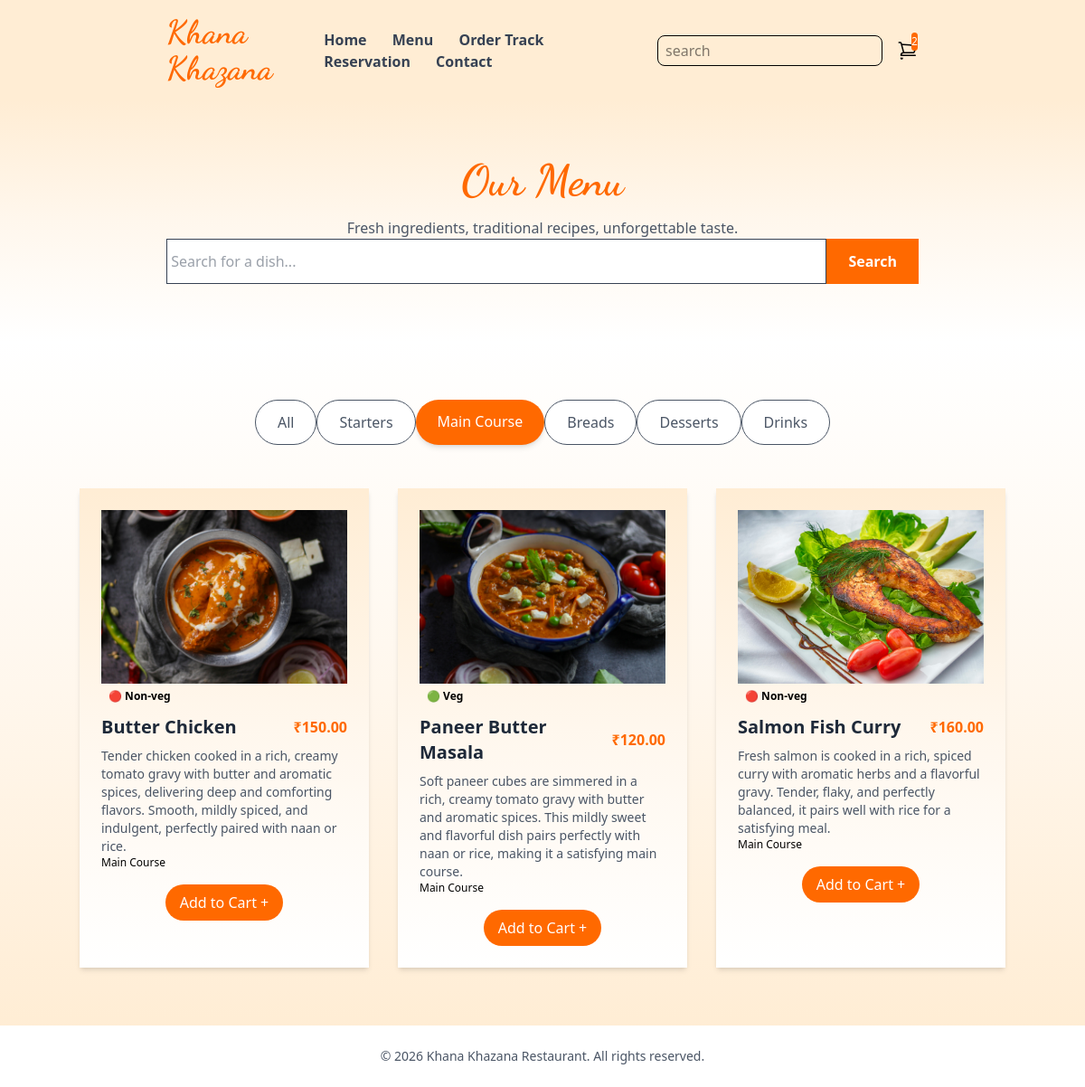
The page /menu/?category=main-course on the database its author committed.
### core/models.py (models this page shows, shortened)
class Category(models.Model):
    name = models.CharField(max_length=100)
    slug = models.SlugField(unique=True)
    order = models.PositiveIntegerField(default=0)  # controls tab order
    class Meta:
        ordering = ['order']
        verbose_name_plural = 'Categories'

class MenuItem(models.Model):
    category = models.ForeignKey(Category, on_delete=models.CASCADE, related_name='items')
    name = models.CharField(max_length=200)
    description = models.TextField(blank=True)
    price = models.DecimalField(max_digits=8, decimal_places=2)
    image = models.ImageField(upload_to='menu/', blank=True, null=True)
    is_veg = models.BooleanField(default=True)
    is_available = models.BooleanField(default=True)
    class Meta:
        ordering = ['name']

### core/views.py (the view)
# urls.py: path("menu/", views.menu, name="menu"),
def menu(request):
  categories = Category.objects.prefetch_related('items').all()
  selected_category = request.GET.get('category', '')
  search_query = request.GET.get('search', '')
  items = MenuItem.objects.filter(is_available=True).select_related('category')
  if selected_category:
    items = items.filter(category__slug=selected_category)
  if search_query:
    items = items.filter(name__icontains=search_query)
  return render(request, 'core/menu.html', {
      'categories': categories,
      'items': items,
      'selected_category': selected_category,
      'search_query': search_query,
    })

### core/templates/core/menu.html (shortened to what this page needs)
{% extends "core/base.html" %}
{% load static %}
{% block hero %}
<section class="bg-gradient-to-b from-orange-100 via-orange-50 to-white">
  <div class="container mx-auto px-24 py-16 text-center">
    <h1 class="text-4xl lg:text-5xl font-bold text-orange-500" style="font-family: 'Dancing Script', cursive;">
      Our Menu
    </h1>
    <p class="mt-4 text-gray-600 text-lg">Fresh ingredients, traditional recipes, unforgettable taste.</p>
    <form method="GET" action="{% url 'menu' %}" class="mt-8 flex justify-center">
      <div class="flex w-full max-w-md">
        <input
          type="text"
          name="search"
          value="{{ search_query }}"
          placeholder=" Search for a dish..."
          class="w-full border border-orange-200 rounded-l-full px-5 py-3 focus:outline-none focus:ring-2 focus:ring-orange-400 bg-white text-gray-700"
        >
        <button type="submit"
          class="bg-orange-500 text-white px-6 py-3 rounded-r-full hover:bg-orange-600 transition duration-200 font-semibold">
          Search
        </button>
      </div>
    </form>
  </div>
</section>
{% endblock hero %}
{% block maincontent %}
<section class="bg-gradient-to-t from-orange-100 via-orange-50 to-white py-16">
  <div class="container mx-auto px-10">
<div class="flex flex-wrap gap-3 mb-12 justify-center px-4">
  <a href="{% url 'menu' %}{% if search_query %}?search={{ search_query }}{% endif %}"
    class="px-6 py-3 rounded-full font-medium transition duration-200
      {% if not selected_category %}bg-orange-500 text-white shadow-md{% else %}bg-white text-gray-600 border border-orange-200 hover:bg-orange-50{% endif %}">
    All
  </a>
  {% for category in categories %}
    <a href="?category={{ category.slug }}{% if search_query %}&search={{ search_query }}{% endif %}"
      class="px-6 py-3 rounded-full font-medium transition duration-200
        {% if selected_category == category.slug %}bg-orange-500 text-white shadow-md{% else %}bg-white text-gray-600 border border-orange-200 hover:bg-orange-50{% endif %}">
      {{ category.name }}
    </a>
  {% endfor %}
</div>
   <br>
    <br>
{% if items %}
  <div class="grid grid-cols-1 md:grid-cols-3 gap-8">
    {% for item in items %}
      <div class="bg-gradient-to-b from-orange-100 via-orange-50 to-white shadow-md p-6 hover:shadow-xl transition-shadow duration-300">
        {% if item.image %}
          <img src="{{ item.image.url }}" alt="{{ item.name }}" class="w-full h-48 object-cover">
        {% else %}
          <div class="w-full h-48 bg-orange-200 flex items-center justify-center">
            <span class="text-orange-400 text-sm">No image</span>
          </div>
        {% endif %}
        <span class="inline-block mt-3 text-xs font-semibold px-2 py-1 rounded-full
          {% if item.is_veg %}bg-green-100 text-green-700{% else %}bg-red-100 text-red-700{% endif %}">
          {% if item.is_veg %}🟢 Veg{% else %}🔴 Non-veg{% endif %}
        </span>
        <div class="flex justify-between items-center mt-2">
          <h3 class="text-xl font-semibold text-gray-800">{{ item.name }}</h3>
          <span class="text-orange-500 font-bold">₹{{ item.price }}</span>
        </div>
        {% if item.description %}
          <p class="text-gray-600 mt-2 text-sm">{{ item.description }}</p>
        {% endif %}
        <p class="text-xs text-gray-400 mt-1">{{ item.category.name }}</p>
        <button
          onclick="addToCart({{ item.id }}, '{{ item.name }}', {{ item.price }})"
          class="block bg-orange-500 text-white mt-4 mx-auto px-4 py-2 rounded-full hover:bg-orange-600 transition duration-200 font-medium">
          Add to Cart +
        </button>
      </div>
    {% endfor %}
  </div>
    {% endif %}
  </div>
</section>
{% endblock maincontent %}

### rows shown on the page
Category: name "Starters"
Category: name "Main Course"
Category: name "Breads"
Category: name "Desserts"
Category: name "Drinks"
MenuItem: image (picture), is_veg "🔴 Non-veg", name "Butter Chicken", price "150.00", description "Tender chicken cooked in a rich, creamy tomato gravy with butter and aromatic spices, delivering deep and comforting flavors. Smooth, mildly spiced, and indulgent, perfectly paired with naan or rice.", category.name "Main Course"
MenuItem: image (picture), is_veg "🟢 Veg", name "Paneer Butter Masala", price "120.00", description "Soft paneer cubes are simmered in a rich, creamy tomato gravy with butter and aromatic spices. This mildly sweet and flavorful dish pairs perfectly with naan or rice, making it a satisfying main course.", category.name "Main Course"
MenuItem: image (picture), is_veg "🔴 Non-veg", name "Salmon Fish Curry", price "160.00", description "Fresh salmon is cooked in a rich, spiced curry with aromatic herbs and a flavorful gravy. Tender, flaky, and perfectly balanced, it pairs well with rice for a satisfying meal.", category.name "Main Course"
